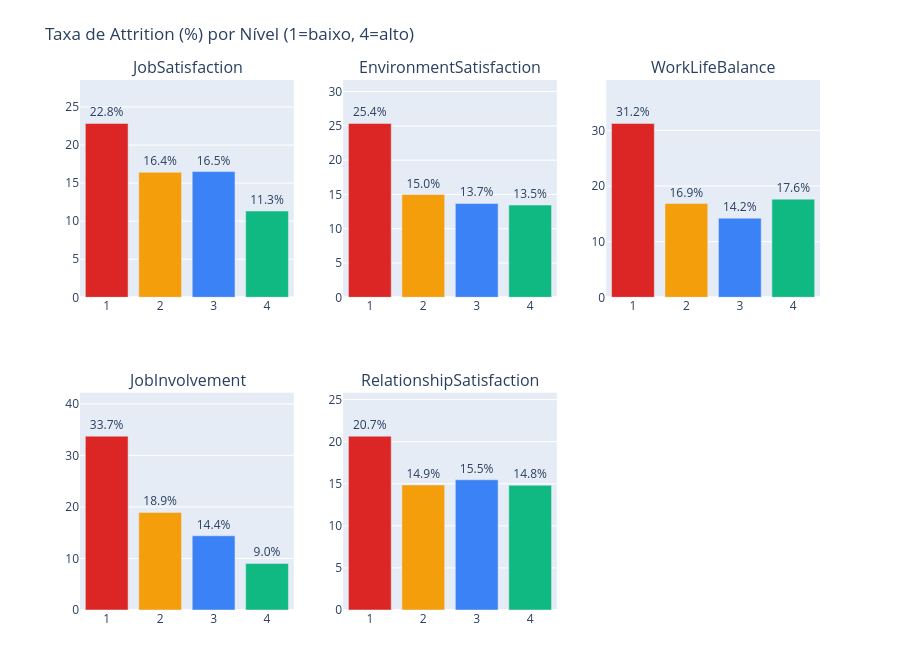

Write notebook code for a chart like this one.
### Markdown cell above
## Features de Satisfação e Engajamento (escala 1-4)

O dataset tem 5 escalas ordinais de satisfação. Cada uma traz um ângulo diferente sobre o relacionamento do colaborador com a empresa.

### Code cell
sat_features = ['JobSatisfaction', 'EnvironmentSatisfaction', 'WorkLifeBalance',
                'JobInvolvement', 'RelationshipSatisfaction']
fig = make_subplots(rows=2, cols=3, subplot_titles=sat_features,
                    specs=[[{}, {}, {}], [{}, {}, None]],
                    vertical_spacing=0.18)
positions = [(1,1), (1,2), (1,3), (2,1), (2,2)]
for (feat, pos) in zip(sat_features, positions):
    rate = df.groupby(feat)['Attrition'].apply(lambda x: (x == 'Yes').mean())
    fig.add_trace(
        go.Bar(x=rate.index, y=rate.values * 100,
               marker_color=['#DC2626','#F59E0B','#3B82F6','#10B981'],
               showlegend=False,
               text=[f'{v*100:.1f}%' for v in rate.values], textposition='outside',
               cliponaxis=False),
        row=pos[0], col=pos[1],
    )
    max_val = rate.max() * 100
    fig.update_yaxes(range=[0, max_val * 1.25], row=pos[0], col=pos[1])
fig.update_layout(height=650, title_text='Taxa de Attrition (%) por Nível (1=baixo, 4=alto)',
                  margin=dict(t=80, b=40))
fig.show()

### Figure 1 — Plotly figure (JSON) as saved in the notebook; plotly's stock layout.template omitted (floating-point values rounded to 4 significant figures)
{"data": [{"cliponaxis": false, "marker": {"color": ["#DC2626", "#F59E0B", "#3B82F6", "#10B981"]}, "showlegend": false, "text": ["22.8%", "16.4%", "16.5%", "11.3%"], "textposition": "outside", "type": "bar", "x": [1, 2, 3, 4], "xaxis": "x", "y": [22.84, 16.43, 16.52, 11.33], "yaxis": "y"}, {"cliponaxis": false, "marker": {"color": ["#DC2626", "#F59E0B", "#3B82F6", "#10B981"]}, "showlegend": false, "text": ["25.4%", "15.0%", "13.7%", "13.5%"], "textposition": "outside", "type": "bar", "x": [1, 2, 3, 4], "xaxis": "x2", "y": [25.35, 14.98, 13.69, 13.45], "yaxis": "y2"}, {"cliponaxis": false, "marker": {"color": ["#DC2626", "#F59E0B", "#3B82F6", "#10B981"]}, "showlegend": false, "text": ["31.2%", "16.9%", "14.2%", "17.6%"], "textposition": "outside", "type": "bar", "x": [1, 2, 3, 4], "xaxis": "x3", "y": [31.25, 16.86, 14.22, 17.65], "yaxis": "y3"}, {"cliponaxis": false, "marker": {"color": ["#DC2626", "#F59E0B", "#3B82F6", "#10B981"]}, "showlegend": false, "text": ["33.7%", "18.9%", "14.4%", "9.0%"], "textposition": "outside", "type": "bar", "x": [1, 2, 3, 4], "xaxis": "x4", "y": [33.73, 18.93, 14.4, 9.028], "yaxis": "y4"}, {"cliponaxis": false, "marker": {"color": ["#DC2626", "#F59E0B", "#3B82F6", "#10B981"]}, "showlegend": false, "text": ["20.7%", "14.9%", "15.5%", "14.8%"], "textposition": "outside", "type": "bar", "x": [1, 2, 3, 4], "xaxis": "x5", "y": [20.65, 14.85, 15.47, 14.81], "yaxis": "y5"}], "layout": {"annotations": [{"font": {"size": 16}, "showarrow": false, "text": "JobSatisfaction", "x": 0.1444, "xanchor": "center", "xref": "paper", "y": 1, "yanchor": "bottom", "yref": "paper"}, {"font": {"size": 16}, "showarrow": false, "text": "EnvironmentSatisfaction", "x": 0.5, "xanchor": "center", "xref": "paper", "y": 1, "yanchor": "bottom", "yref": "paper"}, {"font": {"size": 16}, "showarrow": false, "text": "WorkLifeBalance", "x": 0.8556, "xanchor": "center", "xref": "paper", "y": 1, "yanchor": "bottom", "yref": "paper"}, {"font": {"size": 16}, "showarrow": false, "text": "JobInvolvement", "x": 0.1444, "xanchor": "center", "xref": "paper", "y": 0.41, "yanchor": "bottom", "yref": "paper"}, {"font": {"size": 16}, "showarrow": false, "text": "RelationshipSatisfaction", "x": 0.5, "xanchor": "center", "xref": "paper", "y": 0.41, "yanchor": "bottom", "yref": "paper"}], "height": 650, "margin": {"b": 40, "t": 80}, "title": {"text": "Taxa de Attrition (%) por Nível (1=baixo, 4=alto)"}, "xaxis": {"anchor": "y", "domain": [0, 0.2889]}, "xaxis2": {"anchor": "y2", "domain": [0.3556, 0.6444]}, "xaxis3": {"anchor": "y3", "domain": [0.7111, 1]}, "xaxis4": {"anchor": "y4", "domain": [0, 0.2889]}, "xaxis5": {"anchor": "y5", "domain": [0.3556, 0.6444]}, "yaxis": {"anchor": "x", "domain": [0.59, 1], "range": [0, 28.55]}, "yaxis2": {"anchor": "x2", "domain": [0.59, 1], "range": [0, 31.69]}, "yaxis3": {"anchor": "x3", "domain": [0.59, 1], "range": [0, 39.06]}, "yaxis4": {"anchor": "x4", "domain": [0, 0.41], "range": [0, 42.17]}, "yaxis5": {"anchor": "x5", "domain": [0, 0.41], "range": [0, 25.82]}}}
